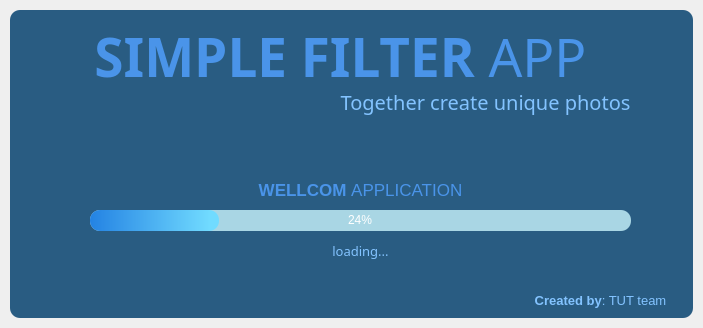
<?xml version="1.0" encoding="UTF-8"?>
<ui version="4.0">
 <class>mainWindow</class>
 <widget class="QMainWindow" name="mainWindow">
  <property name="enabled">
   <bool>false</bool>
  </property>
  <property name="geometry">
   <rect>
    <x>0</x>
    <y>0</y>
    <width>703</width>
    <height>328</height>
   </rect>
  </property>
  <property name="contextMenuPolicy">
   <enum>Qt::ActionsContextMenu</enum>
  </property>
  <property name="windowTitle">
   <string>simple filter </string>
  </property>
  <widget class="QWidget" name="centralwidget">
   <layout class="QVBoxLayout" name="verticalLayout">
    <property name="spacing">
     <number>0</number>
    </property>
    <property name="leftMargin">
     <number>10</number>
    </property>
    <property name="topMargin">
     <number>10</number>
    </property>
    <property name="rightMargin">
     <number>10</number>
    </property>
    <property name="bottomMargin">
     <number>10</number>
    </property>
    <item>
     <widget class="QFrame" name="dropshawdowframe">
      <property name="styleSheet">
       <string notr="true">QFrame{
Background-color:#295C82;
color: rgb(220, 220, 220);
Border-radius: 10px;
}</string>
      </property>
      <property name="frameShape">
       <enum>QFrame::StyledPanel</enum>
      </property>
      <property name="frameShadow">
       <enum>QFrame::Raised</enum>
      </property>
      <widget class="QLabel" name="lbNameApp">
       <property name="geometry">
        <rect>
         <x>50</x>
         <y>10</y>
         <width>561</width>
         <height>71</height>
        </rect>
       </property>
       <property name="font">
        <font>
         <family>UTM Androgyne</family>
         <pointsize>40</pointsize>
        </font>
       </property>
       <property name="styleSheet">
        <string notr="true">color:#4A94E9</string>
       </property>
       <property name="text">
        <string>&lt;Strong&gt; SIMPLE FILTER &lt;/Strong&gt; APP</string>
       </property>
       <property name="alignment">
        <set>Qt::AlignCenter</set>
       </property>
      </widget>
      <widget class="QLabel" name="description">
       <property name="geometry">
        <rect>
         <x>290</x>
         <y>80</y>
         <width>371</width>
         <height>51</height>
        </rect>
       </property>
       <property name="font">
        <font>
         <family>UTM Androgyne</family>
         <pointsize>15</pointsize>
        </font>
       </property>
       <property name="styleSheet">
        <string notr="true">
color:#83C3FF;</string>
       </property>
       <property name="text">
        <string>Together create unique photos
</string>
       </property>
       <property name="alignment">
        <set>Qt::AlignCenter</set>
       </property>
      </widget>
      <widget class="QProgressBar" name="progressBar">
       <property name="geometry">
        <rect>
         <x>80</x>
         <y>200</y>
         <width>541</width>
         <height>21</height>
        </rect>
       </property>
       <property name="styleSheet">
        <string notr="true">QProgressBar{
background-color:#A9D6E4;
color:#FFFFFF;
border-style:none;
border-radius:10;
text-align:center;
}
QProgressBar::chunk{
border-radius:10;
background-color: qlineargradient(spread:pad, x1:0, y1:0, x2:1, y2:0, stop:0.00568182 rgba(36, 131, 227, 255), stop:0.931818 rgba(113, 219, 255, 255));
}</string>
       </property>
       <property name="value">
        <number>24</number>
       </property>
      </widget>
      <widget class="QLabel" name="loading">
       <property name="geometry">
        <rect>
         <x>80</x>
         <y>230</y>
         <width>541</width>
         <height>21</height>
        </rect>
       </property>
       <property name="font">
        <font>
         <family>UTM Androgyne</family>
         <pointsize>10</pointsize>
        </font>
       </property>
       <property name="styleSheet">
        <string notr="true">
color:#83C3FF;</string>
       </property>
       <property name="text">
        <string>loading...</string>
       </property>
       <property name="alignment">
        <set>Qt::AlignCenter</set>
       </property>
      </widget>
      <widget class="QLabel" name="create">
       <property name="geometry">
        <rect>
         <x>510</x>
         <y>280</y>
         <width>161</width>
         <height>21</height>
        </rect>
       </property>
       <property name="font">
        <font>
         <family>Segoe UI</family>
         <pointsize>10</pointsize>
        </font>
       </property>
       <property name="styleSheet">
        <string notr="true">
color:#83C3FF;</string>
       </property>
       <property name="text">
        <string>&lt;strong&gt;Created by&lt;/strong&gt;: TUT team</string>
       </property>
       <property name="alignment">
        <set>Qt::AlignCenter</set>
       </property>
      </widget>
      <widget class="QLabel" name="description_2">
       <property name="geometry">
        <rect>
         <x>90</x>
         <y>170</y>
         <width>521</width>
         <height>21</height>
        </rect>
       </property>
       <property name="font">
        <font>
         <family>Segoe UI</family>
         <pointsize>13</pointsize>
        </font>
       </property>
       <property name="styleSheet">
        <string notr="true">
color:#4A94E9</string>
       </property>
       <property name="text">
        <string>&lt;strong&gt;WELLCOM &lt;/strong&gt; APPLICATION</string>
       </property>
       <property name="alignment">
        <set>Qt::AlignHCenter|Qt::AlignTop</set>
       </property>
      </widget>
     </widget>
    </item>
   </layout>
  </widget>
 </widget>
 <resources/>
 <connections/>
</ui>
